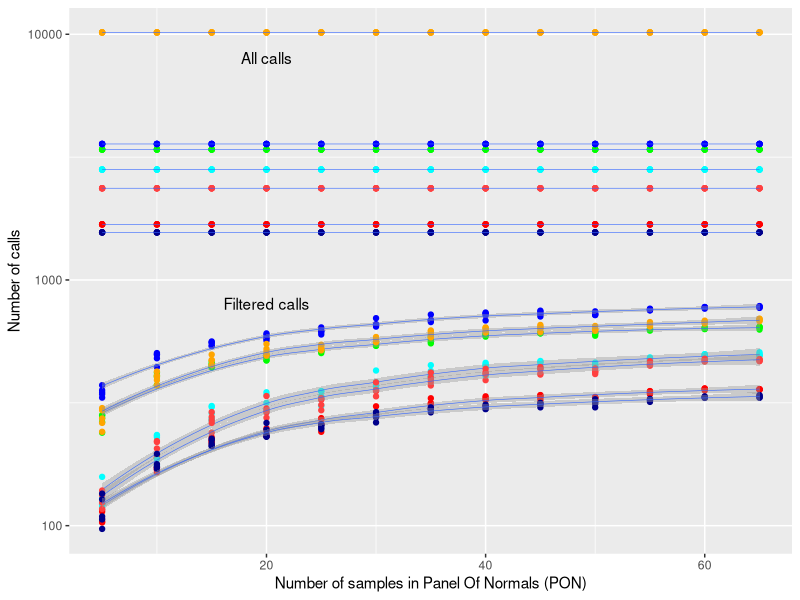

Write R code to recreate this figure.
library(ggplot2)
All_samples <- read.csv("strelka.csv")
# Samples 
S103A <- subset(All_samples,sample=="T103" & filtering=="All")
S103F <- subset(All_samples,sample=="T103" & filtering=="filtered")

S104A <- subset(All_samples,sample=="T104" & filtering=="All")
S104F <- subset(All_samples,sample=="T104" & filtering=="filtered")

S105A <- subset(All_samples,sample=="T105" & filtering=="All")
S105F <- subset(All_samples,sample=="T105" & filtering=="filtered")

S107A <- subset(All_samples,sample=="T107" & filtering=="All")
S107F <- subset(All_samples,sample=="T107" & filtering=="filtered")

S109A <- subset(All_samples,sample=="T109" & filtering=="All")
S109F <- subset(All_samples,sample=="T109" & filtering=="filtered")

S110A <- subset(All_samples,sample=="T110" & filtering=="All")
S110F <- subset(All_samples,sample=="T110" & filtering=="filtered")

S119A <- subset(All_samples,sample=="T119" & filtering=="All")
S119F <- subset(All_samples,sample=="T119" & filtering=="filtered")


ggplot(All_samples,aes(PON,calls)) + 
  geom_point(data=S103A, colour='red') + geom_smooth(data=S103A,size=0.2, method = 'loess') + 
  geom_point(data=S103F, colour='red') + geom_smooth(data=S103F,size=0.2, method = 'loess') +
  geom_point(data=S104A,colour='green') + geom_smooth(data=S104A,size=0.2, method = 'loess') + 
  geom_point(data=S104F,colour='green') + geom_smooth(data=S104F,size=0.2, method = 'loess') +
  geom_point(data=S105A,colour='blue') + geom_smooth(data=S105A,size=0.2, method = 'loess') + 
  geom_point(data=S105F,colour='blue') + geom_smooth(data=S105F,size=0.2, method = 'loess') +
  geom_point(data=S107A,colour='orange') + geom_smooth(data=S107A,size=0.2, method = 'loess') + 
  geom_point(data=S107F,colour='orange') + geom_smooth(data=S107F,size=0.2, method = 'loess') +
  geom_point(data=S109A,colour='cyan') + geom_smooth(data=S109A,size=0.2, method = 'loess') + 
  geom_point(data=S109F,colour='cyan') + geom_smooth(data=S109F,size=0.2, method = 'loess') +
  geom_point(data=S110A,colour='brown1') + geom_smooth(data=S110A,size=0.2, method = 'loess') + 
  geom_point(data=S110F,colour='brown1') + geom_smooth(data=S110F,size=0.2, method = 'loess') +
  geom_point(data=S119A,colour='darkblue') + geom_smooth(data=S119A,size=0.2, method = 'loess') + 
  geom_point(data=S119F,colour='darkblue') + geom_smooth(data=S119F,size=0.2, method = 'loess') +
	scale_y_continuous(trans='log10') +
  annotate("text", x=20, y=800, label="Filtered calls", color="black") +
  annotate("text", x=20, y=8000, label="All calls", color="black") + 
  xlab("Number of samples in Panel Of Normals (PON)") +
  ylab("Number of calls") 


